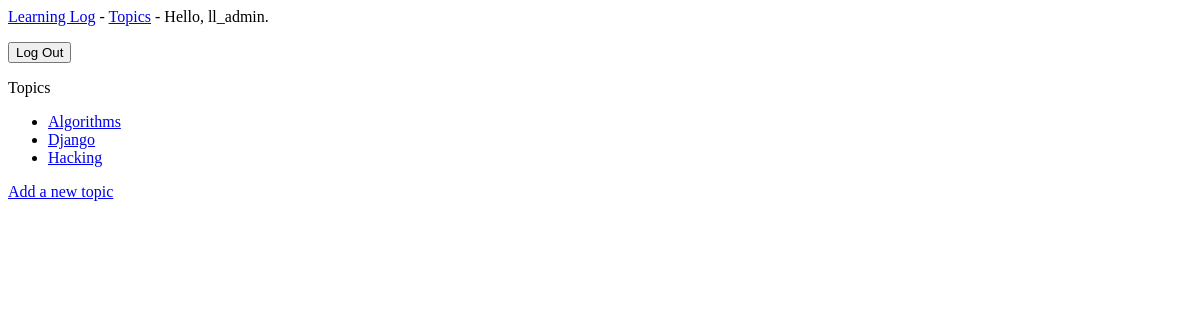
The app's page /topics/ (signed in), older data.
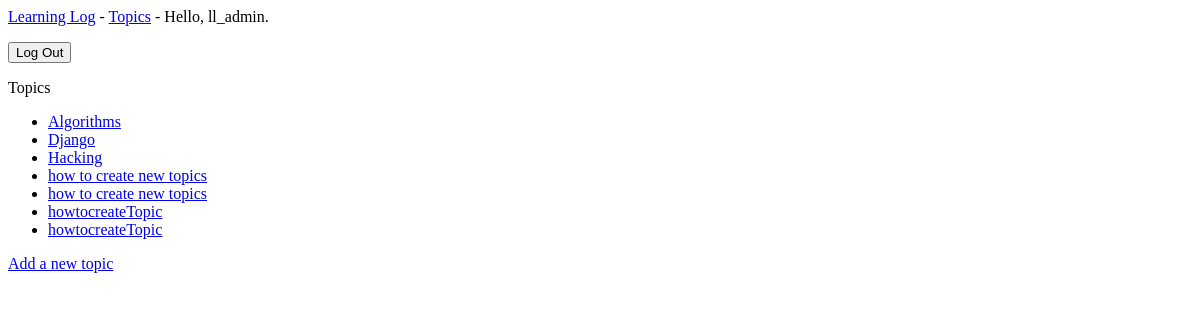
The same page, newer data.
### learning_logs/models.py (models this page shows)
class Topic(models.Model):
    text = models.CharField(max_length=200)
    date_added = models.DateTimeField(auto_now_add=True)
    owner = models.ForeignKey(User, on_delete=models.CASCADE)
    def __str__(self):
        return self.text

### learning_logs/views.py (the view)
# urls.py: path('topics/', views.topics, name = 'topics'),
@login_required
def topics(request):
    topics = Topic.objects.filter(owner=request.user).order_by('date_added')
    context = {'topics': topics}
    return render(request, 'learning_logs/topics.html', context)

### learning_logs/templates/learning_logs/topics.html
{% extends "learning_logs/base.html" %}
{% block content %}
  <p>Topics</p>
  <ul>
    {% for topic in topics %}
      <li>
        <a href="{% url 'learning_logs:topic' topic.id %}">{{ topic }}
      </li>
    {% empty %}
      <li> No topics have been added yet. </li>
    {% endfor %}
  </ul>
  <a href= "{% url 'learning_logs:new_topic' %}">Add a new topic </a>
{% endblock content %}

### learning_logs/templates/learning_logs/base.html (shortened to what this page needs)
<p>
  <a href = "{% url 'learning_logs:index' %}"> Learning Log</a> -
  <a href = "{% url 'learning_logs:topics' %}"> Topics</a> -
  {% if user.is_authenticated %}
    Hello, {{ user.username }}.
    <form action="{% url 'users:logout' %}" method="post">
	<button type="submit">Log Out</button>
    </form>
  {% else %}
    <a href = "{% url 'users:register' %}">Register</a>
    <a href = "{% url 'users:login' %}">Log in</a>
  {% endif %}
</p>
{% block content %}{% endblock content %}

Row changes from the older to the newer data that the page shows:
added Topic: text "how to create new topics"
added Topic: text "how to create new topics"
added Topic: text "howtocreateTopic"
added Topic: text "howtocreateTopic"
